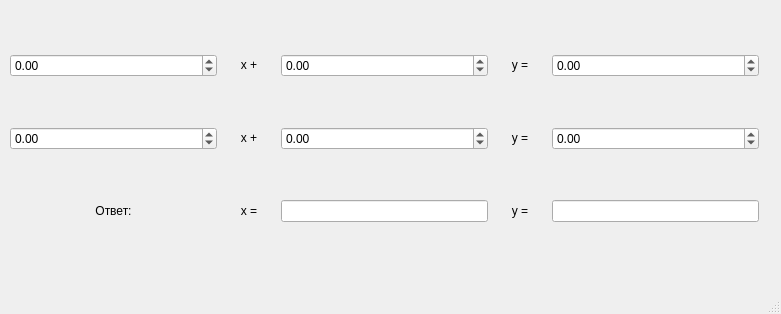
<?xml version="1.0" encoding="UTF-8"?>
<ui version="4.0">
 <class>Window</class>
 <widget class="QMainWindow" name="Window">
  <property name="geometry">
   <rect>
    <x>0</x>
    <y>0</y>
    <width>781</width>
    <height>314</height>
   </rect>
  </property>
  <property name="windowTitle">
   <string>Линейные уравнения</string>
  </property>
  <widget class="QWidget" name="centralwidget">
   <widget class="QWidget" name="gridLayoutWidget">
    <property name="geometry">
     <rect>
      <x>10</x>
      <y>10</y>
      <width>749</width>
      <height>258</height>
     </rect>
    </property>
    <layout class="QGridLayout" name="gridLayout" rowstretch="0,0,0">
     <item row="1" column="0">
      <widget class="QDoubleSpinBox" name="dsbA2">
       <property name="sizePolicy">
        <sizepolicy hsizetype="Preferred" vsizetype="Fixed">
         <horstretch>4</horstretch>
         <verstretch>0</verstretch>
        </sizepolicy>
       </property>
       <property name="minimum">
        <double>-9999999.000000000000000</double>
       </property>
       <property name="maximum">
        <double>9999999.000000000000000</double>
       </property>
       <property name="singleStep">
        <double>1.000000000000000</double>
       </property>
      </widget>
     </item>
     <item row="1" column="4">
      <widget class="QDoubleSpinBox" name="dsbC2">
       <property name="sizePolicy">
        <sizepolicy hsizetype="Preferred" vsizetype="Fixed">
         <horstretch>4</horstretch>
         <verstretch>0</verstretch>
        </sizepolicy>
       </property>
       <property name="minimum">
        <double>-9999999.000000000000000</double>
       </property>
       <property name="maximum">
        <double>9999999.000000000000000</double>
       </property>
       <property name="singleStep">
        <double>1.000000000000000</double>
       </property>
      </widget>
     </item>
     <item row="2" column="3">
      <widget class="QLabel" name="yEqLabel3">
       <property name="sizePolicy">
        <sizepolicy hsizetype="Preferred" vsizetype="Fixed">
         <horstretch>1</horstretch>
         <verstretch>0</verstretch>
        </sizepolicy>
       </property>
       <property name="text">
        <string>y =</string>
       </property>
       <property name="alignment">
        <set>Qt::AlignCenter</set>
       </property>
      </widget>
     </item>
     <item row="0" column="0">
      <widget class="QDoubleSpinBox" name="dsbA1">
       <property name="sizePolicy">
        <sizepolicy hsizetype="Preferred" vsizetype="Fixed">
         <horstretch>4</horstretch>
         <verstretch>0</verstretch>
        </sizepolicy>
       </property>
       <property name="minimum">
        <double>-9999999.000000000000000</double>
       </property>
       <property name="maximum">
        <double>9999999.000000000000000</double>
       </property>
       <property name="singleStep">
        <double>1.000000000000000</double>
       </property>
      </widget>
     </item>
     <item row="1" column="2">
      <widget class="QDoubleSpinBox" name="dsbB2">
       <property name="sizePolicy">
        <sizepolicy hsizetype="Preferred" vsizetype="Fixed">
         <horstretch>4</horstretch>
         <verstretch>0</verstretch>
        </sizepolicy>
       </property>
       <property name="minimum">
        <double>-9999999.000000000000000</double>
       </property>
       <property name="maximum">
        <double>9999999.000000000000000</double>
       </property>
       <property name="singleStep">
        <double>1.000000000000000</double>
       </property>
      </widget>
     </item>
     <item row="0" column="1">
      <widget class="QLabel" name="xLabel1">
       <property name="sizePolicy">
        <sizepolicy hsizetype="Preferred" vsizetype="Fixed">
         <horstretch>1</horstretch>
         <verstretch>0</verstretch>
        </sizepolicy>
       </property>
       <property name="text">
        <string>x +</string>
       </property>
       <property name="alignment">
        <set>Qt::AlignCenter</set>
       </property>
      </widget>
     </item>
     <item row="1" column="3">
      <widget class="QLabel" name="yEqLabel2">
       <property name="sizePolicy">
        <sizepolicy hsizetype="Preferred" vsizetype="Fixed">
         <horstretch>1</horstretch>
         <verstretch>0</verstretch>
        </sizepolicy>
       </property>
       <property name="text">
        <string>y =</string>
       </property>
       <property name="alignment">
        <set>Qt::AlignCenter</set>
       </property>
      </widget>
     </item>
     <item row="2" column="1">
      <widget class="QLabel" name="xLabel3">
       <property name="sizePolicy">
        <sizepolicy hsizetype="Preferred" vsizetype="Fixed">
         <horstretch>1</horstretch>
         <verstretch>0</verstretch>
        </sizepolicy>
       </property>
       <property name="text">
        <string>x =</string>
       </property>
       <property name="alignment">
        <set>Qt::AlignCenter</set>
       </property>
      </widget>
     </item>
     <item row="1" column="1">
      <widget class="QLabel" name="xLabel2">
       <property name="sizePolicy">
        <sizepolicy hsizetype="Preferred" vsizetype="Fixed">
         <horstretch>1</horstretch>
         <verstretch>0</verstretch>
        </sizepolicy>
       </property>
       <property name="text">
        <string>x +</string>
       </property>
       <property name="alignment">
        <set>Qt::AlignCenter</set>
       </property>
      </widget>
     </item>
     <item row="0" column="2">
      <widget class="QDoubleSpinBox" name="dsbB1">
       <property name="sizePolicy">
        <sizepolicy hsizetype="Preferred" vsizetype="Fixed">
         <horstretch>4</horstretch>
         <verstretch>0</verstretch>
        </sizepolicy>
       </property>
       <property name="minimum">
        <double>-9999999.000000000000000</double>
       </property>
       <property name="maximum">
        <double>9999999.000000000000000</double>
       </property>
       <property name="singleStep">
        <double>1.000000000000000</double>
       </property>
      </widget>
     </item>
     <item row="0" column="3">
      <widget class="QLabel" name="yEqLabel1">
       <property name="sizePolicy">
        <sizepolicy hsizetype="Preferred" vsizetype="Fixed">
         <horstretch>1</horstretch>
         <verstretch>0</verstretch>
        </sizepolicy>
       </property>
       <property name="text">
        <string>y =</string>
       </property>
       <property name="alignment">
        <set>Qt::AlignCenter</set>
       </property>
      </widget>
     </item>
     <item row="0" column="4">
      <widget class="QDoubleSpinBox" name="dsbC1">
       <property name="sizePolicy">
        <sizepolicy hsizetype="Preferred" vsizetype="Fixed">
         <horstretch>4</horstretch>
         <verstretch>0</verstretch>
        </sizepolicy>
       </property>
       <property name="minimum">
        <double>-9999999.000000000000000</double>
       </property>
       <property name="maximum">
        <double>9999999.000000000000000</double>
       </property>
       <property name="singleStep">
        <double>1.000000000000000</double>
       </property>
      </widget>
     </item>
     <item row="2" column="0">
      <widget class="QLabel" name="resultLabel">
       <property name="sizePolicy">
        <sizepolicy hsizetype="Preferred" vsizetype="Fixed">
         <horstretch>1</horstretch>
         <verstretch>0</verstretch>
        </sizepolicy>
       </property>
       <property name="text">
        <string>Ответ:</string>
       </property>
       <property name="alignment">
        <set>Qt::AlignCenter</set>
       </property>
      </widget>
     </item>
     <item row="2" column="2">
      <widget class="QLineEdit" name="resultX">
       <property name="focusPolicy">
        <enum>Qt::NoFocus</enum>
       </property>
      </widget>
     </item>
     <item row="2" column="4">
      <widget class="QLineEdit" name="resultY">
       <property name="focusPolicy">
        <enum>Qt::NoFocus</enum>
       </property>
      </widget>
     </item>
    </layout>
   </widget>
  </widget>
  <widget class="QMenuBar" name="menubar">
   <property name="geometry">
    <rect>
     <x>0</x>
     <y>0</y>
     <width>781</width>
     <height>22</height>
    </rect>
   </property>
  </widget>
  <widget class="QStatusBar" name="statusbar"/>
 </widget>
 <tabstops>
  <tabstop>dsbA1</tabstop>
  <tabstop>dsbB1</tabstop>
  <tabstop>dsbC1</tabstop>
  <tabstop>dsbA2</tabstop>
  <tabstop>dsbB2</tabstop>
  <tabstop>dsbC2</tabstop>
 </tabstops>
 <resources/>
 <connections/>
</ui>
